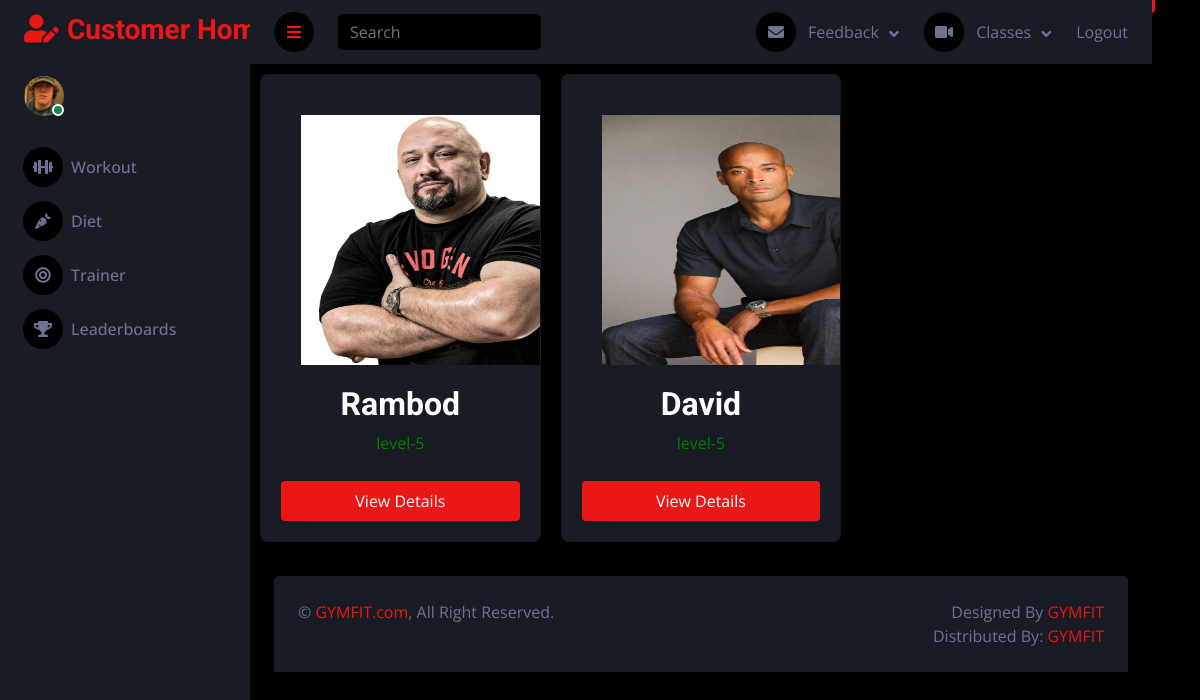
Screenshot of /trainercust (signed in) with the database file from the repository.
### homeapp/models.py (models this page shows, shortened)
class Tbl_Trainer(models.Model):
    user = models.ForeignKey(User, on_delete=models.CASCADE)
    trainer_name = models.CharField(max_length=20)
    trainer_age = models.PositiveIntegerField()
    trainer_gender = models.CharField(max_length=10, choices=roles, default='')
    trainer_email = models.EmailField()
    trainer_phone = models.CharField(max_length=10)
    trainer_certificate = models.FileField(upload_to='trainer_certificates')
    level = (('', ''), ('level-1', 'level-1'), ('level-2', 'level-2'), ('level-3', 'level-3'), ('level-4', 'level-4'),
             ('level-5', 'level-5'), ('level-6', 'level-6'))
    trainer_level = models.CharField(max_length=20, choices=level, default='')
    trainer_image = models.ImageField(upload_to='trainer_images', default='')
    trainer_approval = models.BooleanField(default=False)
    trainer_status = models.BooleanField(default=False)

### homeapp/views.py (the view)
# urls.py: path('trainercust',views.trainercustview,name='tcust'),
def trainercustview(request):
    tr = Tbl_Trainer.objects.filter(trainer_approval=True, trainer_status=True)
    if Tbl_trainer_assign.objects.filter(customer=request.user).exists():
        trainer_exit = Tbl_trainer_assign.objects.filter(customer=request.user).first()
        return redirect('tcust2', id=trainer_exit.trainer.id)
    return render(request, 'trainercust.html', {'tr': tr})

### homeapp/context_processor.py (called while the page is built)
def trainer(request):
    trainer = Tbl_Trainer.objects.filter(trainer_approval=True,trainer_status=True)
    return {
        'trainer':trainer
    }

### templates/trainercust.html (shortened to what this page needs)
{% extends 'adminbase2.html' %}
{% load static %}
{% block content %}
    <div class="card-container clearfix">
        {% for i in tr %}
        <div class="card" style="text-align:center;">
            <img src="{{i.trainer_image.url}}" alt="Image 1" style="padding:20px;height:290px;width:340px;" >
            <h2>{{i.trainer_name.title}}</h2>
            <p style="color:green;">{{i.trainer_level}}</p>
            <a href="{% url 'tcust2' i.id %}" class="btn">View Details</a>
        </div>
        {% endfor %}
    </div>
{% endblock %}

### static/dash/css/style.css (style rules this page uses)
:root { --primary: #EB1616; --secondary: #191C24; --light: #6C7293; --dark: #000000; }
.btn { transition: .5s; }

### templates/trainercust.html (style rules this page uses)
.card { width: calc(33.33% - 20px); margin: 10px; background-color: #191C24; padding: 20px; box-sizing: border-box; float: left; border-radius: 8px; box-shadow: 0 4px 8px rgba(0, 0, 0, 0.1); transition: transform 0.3s ease; position: relative; overflow: hidden; }
.card img { transition: transform 0.3s ease, box-shadow 0.3s ease; border-radius: 8px; }
.clearfix::after { content: ""; clear: both; display: table; }
.btn { display: inline-block; padding: 8px 16px; background-color: #EB1616; color: white; border: none; border-radius: 4px; cursor: pointer; transition: background-color 0.3s ease; text-decoration: none; margin-top: 10px; display: block; position: relative; z-index: 2; }

### rows the page displays
Tbl_Trainer: trainer_image (picture), trainer_name "Rambod", trainer_level "level-5"
Tbl_Trainer: trainer_image (picture), trainer_name "David", trainer_level "level-5"
